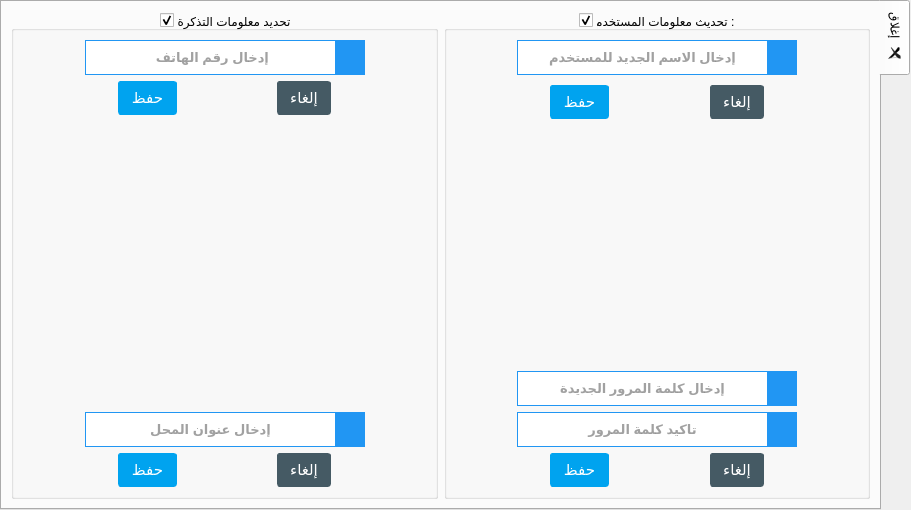
<?xml version="1.0" encoding="UTF-8"?>
<ui version="4.0">
 <class>TabWidgetSettings</class>
 <widget class="QTabWidget" name="TabWidgetSettings">
  <property name="geometry">
   <rect>
    <x>0</x>
    <y>0</y>
    <width>911</width>
    <height>510</height>
   </rect>
  </property>
  <property name="windowTitle">
   <string>TabWidget</string>
  </property>
  <property name="tabPosition">
   <enum>QTabWidget::East</enum>
  </property>
  <property name="currentIndex">
   <number>0</number>
  </property>
  <property name="tabsClosable">
   <bool>true</bool>
  </property>
  <widget class="QWidget" name="tab">
   <attribute name="title">
    <string>إغلاق</string>
   </attribute>
   <layout class="QGridLayout" name="gridLayout">
    <item row="0" column="2">
     <widget class="QGroupBox" name="groupBox_2">
      <property name="title">
       <string>تحديث معلومات المستخدم : </string>
      </property>
      <property name="alignment">
       <set>Qt::AlignCenter</set>
      </property>
      <property name="checkable">
       <bool>true</bool>
      </property>
      <layout class="QVBoxLayout" name="verticalLayout">
       <item>
        <layout class="QHBoxLayout" name="horizontalLayout_5">
         <property name="spacing">
          <number>0</number>
         </property>
         <item>
          <spacer name="horizontalSpacer_8">
           <property name="orientation">
            <enum>Qt::Horizontal</enum>
           </property>
           <property name="sizeHint" stdset="0">
            <size>
             <width>40</width>
             <height>20</height>
            </size>
           </property>
          </spacer>
         </item>
         <item>
          <widget class="QLineEdit" name="LE_nameAdmin">
           <property name="minimumSize">
            <size>
             <width>250</width>
             <height>35</height>
            </size>
           </property>
           <property name="maximumSize">
            <size>
             <width>500</width>
             <height>16777215</height>
            </size>
           </property>
           <property name="baseSize">
            <size>
             <width>0</width>
             <height>0</height>
            </size>
           </property>
           <property name="font">
            <font>
             <pointsize>10</pointsize>
             <weight>75</weight>
             <bold>true</bold>
            </font>
           </property>
           <property name="layoutDirection">
            <enum>Qt::LeftToRight</enum>
           </property>
           <property name="autoFillBackground">
            <bool>false</bool>
           </property>
           <property name="styleSheet">
            <string notr="true">QLineEdit
{


	color: rgb(68, 68, 68);
    background-color: #FFF;
    border: 1px solid #2196F3;   
	border-right:0px solid #FFFFFF;
    vertical-align: middle;
}
QLineEdit:hover
{
	color: #000000;

   border-top:1px solid #FFFFFF;	
   border-left:1px solid #FFFFFF;	
   border-right:1px solid #FFFFFF;	
   border-bottom:2px solid #2196F3;  
   border-right:0px solid #FFFFFF;
}</string>
           </property>
           <property name="maxLength">
            <number>30</number>
           </property>
           <property name="alignment">
            <set>Qt::AlignCenter</set>
           </property>
           <property name="placeholderText">
            <string>إدخال الاسم الجديد للمستخدم</string>
           </property>
          </widget>
         </item>
         <item>
          <widget class="QLabel" name="label_4">
           <property name="minimumSize">
            <size>
             <width>30</width>
             <height>30</height>
            </size>
           </property>
           <property name="maximumSize">
            <size>
             <width>35</width>
             <height>35</height>
            </size>
           </property>
           <property name="font">
            <font>
             <strikeout>false</strikeout>
            </font>
           </property>
           <property name="layoutDirection">
            <enum>Qt::LeftToRight</enum>
           </property>
           <property name="styleSheet">
            <string notr="true">QLabel{
background-color: #2196F3;
}</string>
           </property>
           <property name="text">
            <string/>
           </property>
           <property name="pixmap">
            <pixmap resource="Icons.qrc">:/Icons/ic_perm_identity_white_2x.png</pixmap>
           </property>
           <property name="scaledContents">
            <bool>true</bool>
           </property>
           <property name="indent">
            <number>0</number>
           </property>
          </widget>
         </item>
         <item>
          <spacer name="horizontalSpacer_13">
           <property name="orientation">
            <enum>Qt::Horizontal</enum>
           </property>
           <property name="sizeHint" stdset="0">
            <size>
             <width>40</width>
             <height>20</height>
            </size>
           </property>
          </spacer>
         </item>
        </layout>
       </item>
       <item>
        <layout class="QHBoxLayout" name="horizontalLayout">
         <item>
          <spacer name="horizontalSpacer_4">
           <property name="orientation">
            <enum>Qt::Horizontal</enum>
           </property>
           <property name="sizeHint" stdset="0">
            <size>
             <width>28</width>
             <height>43</height>
            </size>
           </property>
          </spacer>
         </item>
         <item>
          <widget class="QPushButton" name="BT_saveAdminNameX">
           <property name="styleSheet">
            <string notr="true">QPushButton
{
 position: relative;
    padding: 7px 12px;
        padding-top: 7px;
        padding-bottom: 7px;
    font-size: 15px;
    font-family: Ubuntu;
    color: #ffffff;
    white-space: nowrap;
    background-color: rgb(0, 163, 239);
   
    border-radius: 3px;
        border-top-left-radius: 3px;
        border-top-right-radius: 3px;
        border-bottom-right-radius: 3px;
        border-bottom-left-radius: 3px;
    border: 1px solid rgb(0, 163, 239);
       
    vertical-align: middle;
}

QPushButton:hover
{
background-color: rgb(11, 109, 255);
    border: 1px solid  rgb(11, 109, 255);
color: #ffffff;

}
</string>
           </property>
           <property name="text">
            <string>حفظ</string>
           </property>
           <property name="icon">
            <iconset resource="Icons.qrc">
             <normaloff>:/Icons/ic_save_white_2x.png</normaloff>:/Icons/ic_save_white_2x.png</iconset>
           </property>
           <property name="iconSize">
            <size>
             <width>25</width>
             <height>25</height>
            </size>
           </property>
           <property name="shortcut">
            <string>Return</string>
           </property>
          </widget>
         </item>
         <item>
          <spacer name="horizontalSpacer_5">
           <property name="orientation">
            <enum>Qt::Horizontal</enum>
           </property>
           <property name="sizeHint" stdset="0">
            <size>
             <width>17</width>
             <height>20</height>
            </size>
           </property>
          </spacer>
         </item>
         <item>
          <widget class="QPushButton" name="BT_cancelAdminnX">
           <property name="styleSheet">
            <string notr="true">QPushButton
{
 position: relative;
    padding: 7px 12px;
        padding-top: 7px;
        padding-bottom: 7px;
    font-size: 15px;
    font-family: Ubuntu;
    color: #ffffff;
    white-space: nowrap;
    background-color:#455A64;
   
    border-radius: 3px;
        border-top-left-radius: 3px;
        border-top-right-radius: 3px;
        border-bottom-right-radius: 3px;
        border-bottom-left-radius: 3px;
    border: 1px solid #455A64;
       
    vertical-align: middle;
}

QPushButton:hover
{
background-color:#37474F;
    border: 1px solid #37474F;
color: #ffffff;

}
</string>
           </property>
           <property name="text">
            <string>إلغاء</string>
           </property>
           <property name="icon">
            <iconset resource="Icons.qrc">
             <normaloff>:/Icons/ic_cancel_white_2x.png</normaloff>:/Icons/ic_cancel_white_2x.png</iconset>
           </property>
           <property name="iconSize">
            <size>
             <width>25</width>
             <height>25</height>
            </size>
           </property>
           <property name="shortcut">
            <string>Esc</string>
           </property>
          </widget>
         </item>
         <item>
          <spacer name="horizontalSpacer_6">
           <property name="orientation">
            <enum>Qt::Horizontal</enum>
           </property>
           <property name="sizeHint" stdset="0">
            <size>
             <width>40</width>
             <height>20</height>
            </size>
           </property>
          </spacer>
         </item>
        </layout>
       </item>
       <item>
        <spacer name="verticalSpacer">
         <property name="orientation">
          <enum>Qt::Vertical</enum>
         </property>
         <property name="sizeHint" stdset="0">
          <size>
           <width>20</width>
           <height>40</height>
          </size>
         </property>
        </spacer>
       </item>
       <item>
        <layout class="QHBoxLayout" name="horizontalLayout_6">
         <property name="spacing">
          <number>0</number>
         </property>
         <item>
          <spacer name="horizontalSpacer_9">
           <property name="orientation">
            <enum>Qt::Horizontal</enum>
           </property>
           <property name="sizeHint" stdset="0">
            <size>
             <width>40</width>
             <height>20</height>
            </size>
           </property>
          </spacer>
         </item>
         <item>
          <widget class="QLineEdit" name="LE_newPass">
           <property name="minimumSize">
            <size>
             <width>250</width>
             <height>35</height>
            </size>
           </property>
           <property name="maximumSize">
            <size>
             <width>500</width>
             <height>16777215</height>
            </size>
           </property>
           <property name="baseSize">
            <size>
             <width>0</width>
             <height>0</height>
            </size>
           </property>
           <property name="font">
            <font>
             <pointsize>10</pointsize>
             <weight>75</weight>
             <bold>true</bold>
            </font>
           </property>
           <property name="layoutDirection">
            <enum>Qt::LeftToRight</enum>
           </property>
           <property name="autoFillBackground">
            <bool>false</bool>
           </property>
           <property name="styleSheet">
            <string notr="true">QLineEdit
{


	color: rgb(68, 68, 68);
    background-color: #FFF;
    border: 1px solid #2196F3;   
	border-right:0px solid #FFFFFF;
    vertical-align: middle;
}
QLineEdit:hover
{
	color: #000000;

   border-top:1px solid #FFFFFF;	
   border-left:1px solid #FFFFFF;	
   border-right:1px solid #FFFFFF;	
   border-bottom:2px solid #2196F3;  
   border-right:0px solid #FFFFFF;
}</string>
           </property>
           <property name="text">
            <string/>
           </property>
           <property name="maxLength">
            <number>30</number>
           </property>
           <property name="echoMode">
            <enum>QLineEdit::Password</enum>
           </property>
           <property name="alignment">
            <set>Qt::AlignCenter</set>
           </property>
           <property name="placeholderText">
            <string>إدخال كلمة المرور الجديدة</string>
           </property>
          </widget>
         </item>
         <item>
          <widget class="QLabel" name="label_5">
           <property name="minimumSize">
            <size>
             <width>30</width>
             <height>30</height>
            </size>
           </property>
           <property name="maximumSize">
            <size>
             <width>35</width>
             <height>35</height>
            </size>
           </property>
           <property name="font">
            <font>
             <strikeout>false</strikeout>
            </font>
           </property>
           <property name="layoutDirection">
            <enum>Qt::LeftToRight</enum>
           </property>
           <property name="styleSheet">
            <string notr="true">QLabel{
background-color: #2196F3;
}</string>
           </property>
           <property name="text">
            <string/>
           </property>
           <property name="pixmap">
            <pixmap resource="Icons.qrc">:/Icons/ic_vpn_key_white_2x.png</pixmap>
           </property>
           <property name="scaledContents">
            <bool>true</bool>
           </property>
           <property name="indent">
            <number>0</number>
           </property>
          </widget>
         </item>
         <item>
          <spacer name="horizontalSpacer_14">
           <property name="orientation">
            <enum>Qt::Horizontal</enum>
           </property>
           <property name="sizeHint" stdset="0">
            <size>
             <width>40</width>
             <height>20</height>
            </size>
           </property>
          </spacer>
         </item>
        </layout>
       </item>
       <item>
        <layout class="QHBoxLayout" name="horizontalLayout_7">
         <property name="spacing">
          <number>0</number>
         </property>
         <item>
          <spacer name="horizontalSpacer_10">
           <property name="orientation">
            <enum>Qt::Horizontal</enum>
           </property>
           <property name="sizeHint" stdset="0">
            <size>
             <width>40</width>
             <height>20</height>
            </size>
           </property>
          </spacer>
         </item>
         <item>
          <widget class="QLineEdit" name="LE_repNewPass">
           <property name="minimumSize">
            <size>
             <width>250</width>
             <height>35</height>
            </size>
           </property>
           <property name="maximumSize">
            <size>
             <width>500</width>
             <height>16777215</height>
            </size>
           </property>
           <property name="baseSize">
            <size>
             <width>0</width>
             <height>0</height>
            </size>
           </property>
           <property name="font">
            <font>
             <pointsize>10</pointsize>
             <weight>75</weight>
             <bold>true</bold>
            </font>
           </property>
           <property name="layoutDirection">
            <enum>Qt::LeftToRight</enum>
           </property>
           <property name="autoFillBackground">
            <bool>false</bool>
           </property>
           <property name="styleSheet">
            <string notr="true">QLineEdit
{


	color: rgb(68, 68, 68);
    background-color: #FFF;
    border: 1px solid #2196F3;   
	border-right:0px solid #FFFFFF;
    vertical-align: middle;
}
QLineEdit:hover
{
	color: #000000;

   border-top:1px solid #FFFFFF;	
   border-left:1px solid #FFFFFF;	
   border-right:1px solid #FFFFFF;	
   border-bottom:2px solid #2196F3;  
   border-right:0px solid #FFFFFF;
}</string>
           </property>
           <property name="maxLength">
            <number>30</number>
           </property>
           <property name="echoMode">
            <enum>QLineEdit::Password</enum>
           </property>
           <property name="alignment">
            <set>Qt::AlignCenter</set>
           </property>
           <property name="placeholderText">
            <string>تاكيد كلمة المرور</string>
           </property>
          </widget>
         </item>
         <item>
          <widget class="QLabel" name="label_6">
           <property name="minimumSize">
            <size>
             <width>30</width>
             <height>30</height>
            </size>
           </property>
           <property name="maximumSize">
            <size>
             <width>35</width>
             <height>35</height>
            </size>
           </property>
           <property name="font">
            <font>
             <strikeout>false</strikeout>
            </font>
           </property>
           <property name="layoutDirection">
            <enum>Qt::LeftToRight</enum>
           </property>
           <property name="styleSheet">
            <string notr="true">QLabel{
background-color: #2196F3;
}</string>
           </property>
           <property name="text">
            <string/>
           </property>
           <property name="pixmap">
            <pixmap resource="Icons.qrc">:/Icons/ic_done_white_24dp.png</pixmap>
           </property>
           <property name="scaledContents">
            <bool>true</bool>
           </property>
           <property name="indent">
            <number>0</number>
           </property>
          </widget>
         </item>
         <item>
          <spacer name="horizontalSpacer_15">
           <property name="orientation">
            <enum>Qt::Horizontal</enum>
           </property>
           <property name="sizeHint" stdset="0">
            <size>
             <width>40</width>
             <height>20</height>
            </size>
           </property>
          </spacer>
         </item>
        </layout>
       </item>
       <item>
        <layout class="QHBoxLayout" name="horizontalLayout_2">
         <item>
          <spacer name="horizontalSpacer">
           <property name="orientation">
            <enum>Qt::Horizontal</enum>
           </property>
           <property name="sizeHint" stdset="0">
            <size>
             <width>40</width>
             <height>20</height>
            </size>
           </property>
          </spacer>
         </item>
         <item>
          <widget class="QPushButton" name="BT_savePass">
           <property name="styleSheet">
            <string notr="true">QPushButton
{
 position: relative;
    padding: 7px 12px;
        padding-top: 7px;
        padding-bottom: 7px;
    font-size: 15px;
    font-family: Ubuntu;
    color: #ffffff;
    white-space: nowrap;
    background-color: rgb(0, 163, 239);
   
    border-radius: 3px;
        border-top-left-radius: 3px;
        border-top-right-radius: 3px;
        border-bottom-right-radius: 3px;
        border-bottom-left-radius: 3px;
    border: 1px solid rgb(0, 163, 239);
       
    vertical-align: middle;
}

QPushButton:hover
{
background-color: rgb(11, 109, 255);
    border: 1px solid  rgb(11, 109, 255);
color: #ffffff;

}
</string>
           </property>
           <property name="text">
            <string>حفظ</string>
           </property>
           <property name="icon">
            <iconset resource="Icons.qrc">
             <normaloff>:/Icons/ic_save_white_2x.png</normaloff>:/Icons/ic_save_white_2x.png</iconset>
           </property>
           <property name="iconSize">
            <size>
             <width>25</width>
             <height>25</height>
            </size>
           </property>
           <property name="shortcut">
            <string>Return</string>
           </property>
          </widget>
         </item>
         <item>
          <spacer name="horizontalSpacer_3">
           <property name="orientation">
            <enum>Qt::Horizontal</enum>
           </property>
           <property name="sizeHint" stdset="0">
            <size>
             <width>40</width>
             <height>20</height>
            </size>
           </property>
          </spacer>
         </item>
         <item>
          <widget class="QPushButton" name="BT_cancelPass">
           <property name="styleSheet">
            <string notr="true">QPushButton
{
 position: relative;
    padding: 7px 12px;
        padding-top: 7px;
        padding-bottom: 7px;
    font-size: 15px;
    font-family: Ubuntu;
    color: #ffffff;
    white-space: nowrap;
    background-color:#455A64;
   
    border-radius: 3px;
        border-top-left-radius: 3px;
        border-top-right-radius: 3px;
        border-bottom-right-radius: 3px;
        border-bottom-left-radius: 3px;
    border: 1px solid #455A64;
       
    vertical-align: middle;
}

QPushButton:hover
{
background-color:#37474F;
    border: 1px solid #37474F;
color: #ffffff;

}
</string>
           </property>
           <property name="text">
            <string>إلغاء</string>
           </property>
           <property name="icon">
            <iconset resource="Icons.qrc">
             <normaloff>:/Icons/ic_cancel_white_2x.png</normaloff>:/Icons/ic_cancel_white_2x.png</iconset>
           </property>
           <property name="iconSize">
            <size>
             <width>25</width>
             <height>25</height>
            </size>
           </property>
           <property name="shortcut">
            <string>Esc</string>
           </property>
          </widget>
         </item>
         <item>
          <spacer name="horizontalSpacer_2">
           <property name="orientation">
            <enum>Qt::Horizontal</enum>
           </property>
           <property name="sizeHint" stdset="0">
            <size>
             <width>40</width>
             <height>20</height>
            </size>
           </property>
          </spacer>
         </item>
        </layout>
       </item>
      </layout>
     </widget>
    </item>
    <item row="0" column="1">
     <widget class="QGroupBox" name="groupBox_4">
      <property name="title">
       <string>تحديد معلومات التذكرة</string>
      </property>
      <property name="alignment">
       <set>Qt::AlignCenter</set>
      </property>
      <property name="checkable">
       <bool>true</bool>
      </property>
      <layout class="QVBoxLayout" name="verticalLayout_2">
       <item>
        <layout class="QHBoxLayout" name="horizontalLayout_8">
         <property name="spacing">
          <number>0</number>
         </property>
         <item>
          <spacer name="horizontalSpacer_17">
           <property name="orientation">
            <enum>Qt::Horizontal</enum>
           </property>
           <property name="sizeHint" stdset="0">
            <size>
             <width>40</width>
             <height>20</height>
            </size>
           </property>
          </spacer>
         </item>
         <item>
          <widget class="QLineEdit" name="LE_phoneAdmin">
           <property name="minimumSize">
            <size>
             <width>250</width>
             <height>35</height>
            </size>
           </property>
           <property name="maximumSize">
            <size>
             <width>500</width>
             <height>16777215</height>
            </size>
           </property>
           <property name="baseSize">
            <size>
             <width>0</width>
             <height>0</height>
            </size>
           </property>
           <property name="font">
            <font>
             <pointsize>10</pointsize>
             <weight>75</weight>
             <bold>true</bold>
            </font>
           </property>
           <property name="layoutDirection">
            <enum>Qt::LeftToRight</enum>
           </property>
           <property name="autoFillBackground">
            <bool>false</bool>
           </property>
           <property name="styleSheet">
            <string notr="true">QLineEdit
{


	color: rgb(68, 68, 68);
    background-color: #FFF;
    border: 1px solid #2196F3;   
	border-right:0px solid #FFFFFF;
    vertical-align: middle;
}
QLineEdit:hover
{
	color: #000000;

   border-top:1px solid #FFFFFF;	
   border-left:1px solid #FFFFFF;	
   border-right:1px solid #FFFFFF;	
   border-bottom:2px solid #2196F3;  
   border-right:0px solid #FFFFFF;
}</string>
           </property>
           <property name="text">
            <string/>
           </property>
           <property name="maxLength">
            <number>30</number>
           </property>
           <property name="echoMode">
            <enum>QLineEdit::Password</enum>
           </property>
           <property name="alignment">
            <set>Qt::AlignCenter</set>
           </property>
           <property name="placeholderText">
            <string>إدخال رقم الهاتف </string>
           </property>
          </widget>
         </item>
         <item>
          <widget class="QLabel" name="label_7">
           <property name="minimumSize">
            <size>
             <width>30</width>
             <height>30</height>
            </size>
           </property>
           <property name="maximumSize">
            <size>
             <width>35</width>
             <height>35</height>
            </size>
           </property>
           <property name="font">
            <font>
             <strikeout>false</strikeout>
            </font>
           </property>
           <property name="layoutDirection">
            <enum>Qt::LeftToRight</enum>
           </property>
           <property name="styleSheet">
            <string notr="true">QLabel{
background-color: #2196F3;
}</string>
           </property>
           <property name="text">
            <string/>
           </property>
           <property name="pixmap">
            <pixmap resource="Icons.qrc">:/Icons/ic_vpn_key_white_2x.png</pixmap>
           </property>
           <property name="scaledContents">
            <bool>true</bool>
           </property>
           <property name="indent">
            <number>0</number>
           </property>
          </widget>
         </item>
         <item>
          <spacer name="horizontalSpacer_18">
           <property name="orientation">
            <enum>Qt::Horizontal</enum>
           </property>
           <property name="sizeHint" stdset="0">
            <size>
             <width>40</width>
             <height>20</height>
            </size>
           </property>
          </spacer>
         </item>
        </layout>
       </item>
       <item>
        <layout class="QHBoxLayout" name="horizontalLayout_3">
         <item>
          <spacer name="horizontalSpacer_11">
           <property name="orientation">
            <enum>Qt::Horizontal</enum>
           </property>
           <property name="sizeHint" stdset="0">
            <size>
             <width>40</width>
             <height>20</height>
            </size>
           </property>
          </spacer>
         </item>
         <item>
          <widget class="QPushButton" name="BT_savePhone">
           <property name="styleSheet">
            <string notr="true">QPushButton
{
 position: relative;
    padding: 7px 12px;
        padding-top: 7px;
        padding-bottom: 7px;
    font-size: 15px;
    font-family: Ubuntu;
    color: #ffffff;
    white-space: nowrap;
    background-color: rgb(0, 163, 239);
   
    border-radius: 3px;
        border-top-left-radius: 3px;
        border-top-right-radius: 3px;
        border-bottom-right-radius: 3px;
        border-bottom-left-radius: 3px;
    border: 1px solid rgb(0, 163, 239);
       
    vertical-align: middle;
}

QPushButton:hover
{
background-color: rgb(11, 109, 255);
    border: 1px solid  rgb(11, 109, 255);
color: #ffffff;

}
</string>
           </property>
           <property name="text">
            <string>حفظ</string>
           </property>
           <property name="icon">
            <iconset resource="Icons.qrc">
             <normaloff>:/Icons/ic_save_white_2x.png</normaloff>:/Icons/ic_save_white_2x.png</iconset>
           </property>
           <property name="iconSize">
            <size>
             <width>25</width>
             <height>25</height>
            </size>
           </property>
           <property name="shortcut">
            <string>Return</string>
           </property>
          </widget>
         </item>
         <item>
          <spacer name="horizontalSpacer_7">
           <property name="orientation">
            <enum>Qt::Horizontal</enum>
           </property>
           <property name="sizeHint" stdset="0">
            <size>
             <width>40</width>
             <height>20</height>
            </size>
           </property>
          </spacer>
         </item>
         <item>
          <widget class="QPushButton" name="BT_cancelPhone">
           <property name="styleSheet">
            <string notr="true">QPushButton
{
 position: relative;
    padding: 7px 12px;
        padding-top: 7px;
        padding-bottom: 7px;
    font-size: 15px;
    font-family: Ubuntu;
    color: #ffffff;
    white-space: nowrap;
    background-color:#455A64;
   
    border-radius: 3px;
        border-top-left-radius: 3px;
        border-top-right-radius: 3px;
        border-bottom-right-radius: 3px;
        border-bottom-left-radius: 3px;
    border: 1px solid #455A64;
       
    vertical-align: middle;
}

QPushButton:hover
{
background-color:#37474F;
    border: 1px solid #37474F;
color: #ffffff;

}
</string>
           </property>
           <property name="text">
            <string>إلغاء</string>
           </property>
           <property name="icon">
            <iconset resource="Icons.qrc">
             <normaloff>:/Icons/ic_cancel_white_2x.png</normaloff>:/Icons/ic_cancel_white_2x.png</iconset>
           </property>
           <property name="iconSize">
            <size>
             <width>25</width>
             <height>25</height>
            </size>
           </property>
           <property name="shortcut">
            <string>Esc</string>
           </property>
          </widget>
         </item>
         <item>
          <spacer name="horizontalSpacer_21">
           <property name="orientation">
            <enum>Qt::Horizontal</enum>
           </property>
           <property name="sizeHint" stdset="0">
            <size>
             <width>40</width>
             <height>20</height>
            </size>
           </property>
          </spacer>
         </item>
        </layout>
       </item>
       <item>
        <spacer name="verticalSpacer_2">
         <property name="orientation">
          <enum>Qt::Vertical</enum>
         </property>
         <property name="sizeHint" stdset="0">
          <size>
           <width>20</width>
           <height>40</height>
          </size>
         </property>
        </spacer>
       </item>
       <item>
        <layout class="QHBoxLayout" name="horizontalLayout_9">
         <property name="spacing">
          <number>0</number>
         </property>
         <item>
          <spacer name="horizontalSpacer_19">
           <property name="orientation">
            <enum>Qt::Horizontal</enum>
           </property>
           <property name="sizeHint" stdset="0">
            <size>
             <width>40</width>
             <height>20</height>
            </size>
           </property>
          </spacer>
         </item>
         <item>
          <widget class="QLineEdit" name="LE_addressAdmin">
           <property name="minimumSize">
            <size>
             <width>250</width>
             <height>35</height>
            </size>
           </property>
           <property name="maximumSize">
            <size>
             <width>500</width>
             <height>16777215</height>
            </size>
           </property>
           <property name="baseSize">
            <size>
             <width>0</width>
             <height>0</height>
            </size>
           </property>
           <property name="font">
            <font>
             <pointsize>10</pointsize>
             <weight>75</weight>
             <bold>true</bold>
            </font>
           </property>
           <property name="layoutDirection">
            <enum>Qt::LeftToRight</enum>
           </property>
           <property name="autoFillBackground">
            <bool>false</bool>
           </property>
           <property name="styleSheet">
            <string notr="true">QLineEdit
{


	color: rgb(68, 68, 68);
    background-color: #FFF;
    border: 1px solid #2196F3;   
	border-right:0px solid #FFFFFF;
    vertical-align: middle;
}
QLineEdit:hover
{
	color: #000000;

   border-top:1px solid #FFFFFF;	
   border-left:1px solid #FFFFFF;	
   border-right:1px solid #FFFFFF;	
   border-bottom:2px solid #2196F3;  
   border-right:0px solid #FFFFFF;
}</string>
           </property>
           <property name="text">
            <string/>
           </property>
           <property name="maxLength">
            <number>30</number>
           </property>
           <property name="echoMode">
            <enum>QLineEdit::Password</enum>
           </property>
           <property name="alignment">
            <set>Qt::AlignCenter</set>
           </property>
           <property name="placeholderText">
            <string>إدخال عنوان المحل</string>
           </property>
          </widget>
         </item>
         <item>
          <widget class="QLabel" name="label_8">
           <property name="minimumSize">
            <size>
             <width>30</width>
             <height>30</height>
            </size>
           </property>
           <property name="maximumSize">
            <size>
             <width>35</width>
             <height>35</height>
            </size>
           </property>
           <property name="font">
            <font>
             <strikeout>false</strikeout>
            </font>
           </property>
           <property name="layoutDirection">
            <enum>Qt::LeftToRight</enum>
           </property>
           <property name="styleSheet">
            <string notr="true">QLabel{
background-color: #2196F3;
}</string>
           </property>
           <property name="text">
            <string/>
           </property>
           <property name="pixmap">
            <pixmap resource="Icons.qrc">:/Icons/ic_vpn_key_white_2x.png</pixmap>
           </property>
           <property name="scaledContents">
            <bool>true</bool>
           </property>
           <property name="indent">
            <number>0</number>
           </property>
          </widget>
         </item>
         <item>
          <spacer name="horizontalSpacer_20">
           <property name="orientation">
            <enum>Qt::Horizontal</enum>
           </property>
           <property name="sizeHint" stdset="0">
            <size>
             <width>40</width>
             <height>20</height>
            </size>
           </property>
          </spacer>
         </item>
        </layout>
       </item>
       <item>
        <layout class="QHBoxLayout" name="horizontalLayout_4">
         <item>
          <spacer name="horizontalSpacer_12">
           <property name="orientation">
            <enum>Qt::Horizontal</enum>
           </property>
           <property name="sizeHint" stdset="0">
            <size>
             <width>40</width>
             <height>20</height>
            </size>
           </property>
          </spacer>
         </item>
         <item>
          <widget class="QPushButton" name="BT_saveAddress">
           <property name="styleSheet">
            <string notr="true">QPushButton
{
 position: relative;
    padding: 7px 12px;
        padding-top: 7px;
        padding-bottom: 7px;
    font-size: 15px;
    font-family: Ubuntu;
    color: #ffffff;
    white-space: nowrap;
    background-color: rgb(0, 163, 239);
   
    border-radius: 3px;
        border-top-left-radius: 3px;
        border-top-right-radius: 3px;
        border-bottom-right-radius: 3px;
        border-bottom-left-radius: 3px;
    border: 1px solid rgb(0, 163, 239);
       
    vertical-align: middle;
}

QPushButton:hover
{
background-color: rgb(11, 109, 255);
    border: 1px solid  rgb(11, 109, 255);
color: #ffffff;

}
</string>
           </property>
           <property name="text">
            <string>حفظ</string>
           </property>
           <property name="icon">
            <iconset resource="Icons.qrc">
             <normaloff>:/Icons/ic_save_white_2x.png</normaloff>:/Icons/ic_save_white_2x.png</iconset>
           </property>
           <property name="iconSize">
            <size>
             <width>25</width>
             <height>25</height>
            </size>
           </property>
           <property name="shortcut">
            <string>Return</string>
           </property>
          </widget>
         </item>
         <item>
          <spacer name="horizontalSpacer_16">
           <property name="orientation">
            <enum>Qt::Horizontal</enum>
           </property>
           <property name="sizeHint" stdset="0">
            <size>
             <width>40</width>
             <height>20</height>
            </size>
           </property>
          </spacer>
         </item>
         <item>
          <widget class="QPushButton" name="BT_cancelAddress">
           <property name="styleSheet">
            <string notr="true">QPushButton
{
 position: relative;
    padding: 7px 12px;
        padding-top: 7px;
        padding-bottom: 7px;
    font-size: 15px;
    font-family: Ubuntu;
    color: #ffffff;
    white-space: nowrap;
    background-color:#455A64;
   
    border-radius: 3px;
        border-top-left-radius: 3px;
        border-top-right-radius: 3px;
        border-bottom-right-radius: 3px;
        border-bottom-left-radius: 3px;
    border: 1px solid #455A64;
       
    vertical-align: middle;
}

QPushButton:hover
{
background-color:#37474F;
    border: 1px solid #37474F;
color: #ffffff;

}
</string>
           </property>
           <property name="text">
            <string>إلغاء</string>
           </property>
           <property name="icon">
            <iconset resource="Icons.qrc">
             <normaloff>:/Icons/ic_cancel_white_2x.png</normaloff>:/Icons/ic_cancel_white_2x.png</iconset>
           </property>
           <property name="iconSize">
            <size>
             <width>25</width>
             <height>25</height>
            </size>
           </property>
           <property name="shortcut">
            <string>Esc</string>
           </property>
          </widget>
         </item>
         <item>
          <spacer name="horizontalSpacer_22">
           <property name="orientation">
            <enum>Qt::Horizontal</enum>
           </property>
           <property name="sizeHint" stdset="0">
            <size>
             <width>40</width>
             <height>20</height>
            </size>
           </property>
          </spacer>
         </item>
        </layout>
       </item>
      </layout>
     </widget>
    </item>
   </layout>
  </widget>
 </widget>
 <resources>
  <include location="Icons.qrc"/>
 </resources>
 <connections/>
</ui>
